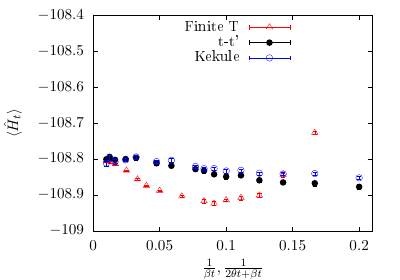

This chart was generated by the following gnuplot code:
set size 0.8,0.8
set terminal epslatex color standalone
set output "Proj_kin-2.tex"
set key center top
#set key at graph 0.7,0.99
set multiplot
#set origin 0.2,0.5
#set key at graph 0.5,-0.5
set pointsize 1.5
#set ytics -2.95,0.01, -2.85
set yrange [-109:-108.4]
set xrange [0.0:0.21] 
set ylabel "$ \\langle \\hat{H}_{t}  \\rangle $"
#set title "$L=6,  U/t=2$ "
set xlabel " $ \\frac{1}{\\beta t},  \\frac{1}{2 \\theta t + \\beta t} $ "
#set x2label " $ \\frac{1}{2 \\theta t + \\beta t} $ "
plot "Finite_T/Kin.dat" u (1/$1):2:3 w e lc rgb "red" lt 1 pt 8 t "Finite T", \
     "Proj_tt1/Kin.dat" u (1/($1*2 + 1.0)):2:3 w e lc rgb "black" lt 1 pt 7 t "t-t'", \
     "Proj_Kekule/Kin.dat" u (1/($1*2 + 1.0)):2:3 w e lc rgb "blue" lt 1 pt 6 t "Kekule"
#plot "Langevin_kin.dat" u 1:2:3 w e lc rgb "black" lt 1 pt 7  lw 2 t "", f(x)  w l lt 1 lc rgb "blue"  t ""
unset multiplot
set output 
!pdflatex Proj_kin-2.tex
#!open Proj_kin-2.pdf
